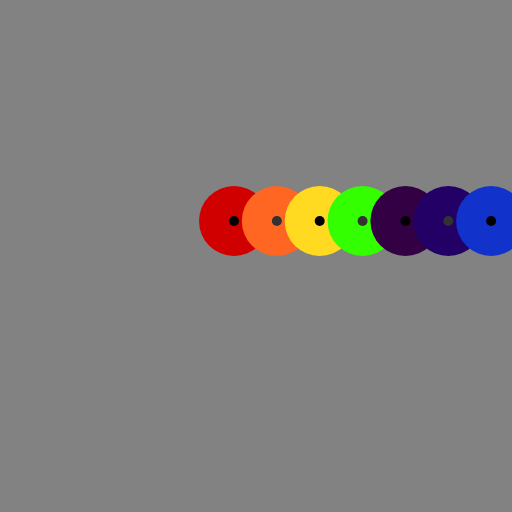
Frame 1 (no input)
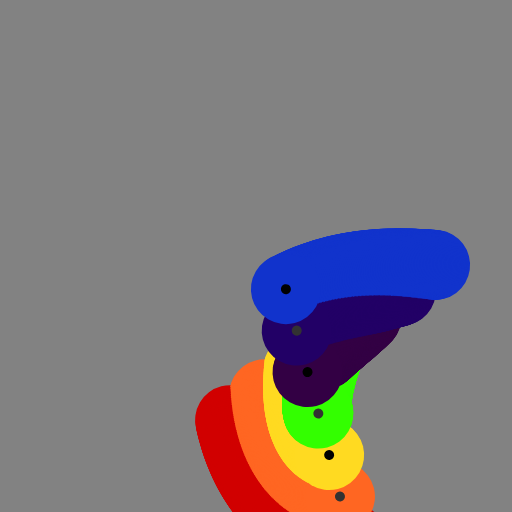
Frame 60 (no input)
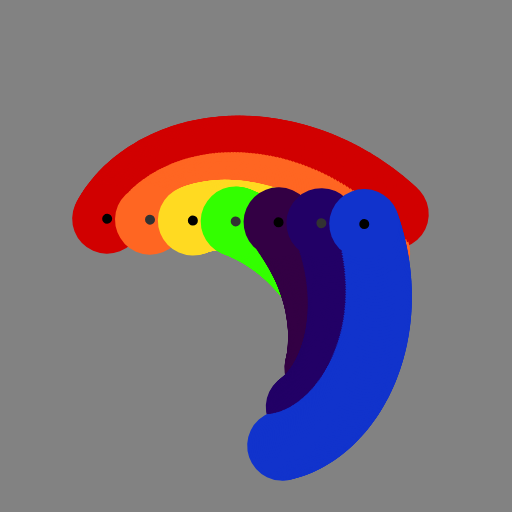
Frame 120 (the mouse pressed at the canvas centre since frame 60)

The p5.js sketch that drew these frames (run headless with seeded random() and noise() and a simulated clock; from frame 60 on, the mouse is pressed at the canvas centre):

// p5.js sketch
// ── sketch.js
const canvas_w = 512;
const canvas_h = 512;

const r = [209, 0, 0];
const o = [255, 102, 34];
const y = [255, 218, 33];
const g = [51, 255, 0];
const b = [17, 51, 204];
const i = [34, 0, 102];
const v = [51, 0, 68];
const roygvib = [r, o, y, g, v, i, b];

let squeegee;

function setup() {
  createCanvas(canvas_w, canvas_h);
  angleMode(DEGREES);
  squeegee = new Squeegee(300, roygvib, true);
}


function draw() {
  clear();
  background(130);
  squeegee.draw();
}


class Squeegee {
  constructor(l, cs) {
  	this.x = width / 2;
  	this.y = height / 2;
  	this.angle = 0;

  	this.hist = [];
  	this.max_hist = 100;

  	this.delta_x = 0.0;
  	this.delta_y = 0.0;
  	this.delta_angle = 0.0;

    this.l = l || 70;
    this.cs = cs || roygvib;

    this.seg_l = this.l / cs.length;
    this.seg_h = 70;

    this.change_every = 50;
    this.time_since_change = this.change_every;
    this.t = 0;

    this.figure_eight();
  }

  draw() {
  	for (let j = 0; j < this.hist.length; j++) {
  		push();
  		const p = this.hist[j];
	  	// const alpha = map(j, 0, this.hist.length, 200, 255);
	  	const alpha = 255;

	  	translate(p.x, p.y);
	  	rotate(p.z);
	  	translate(-this.l / 2, -this.seg_h / 2);

	  	let x = 0;
	  	let y = 0;

	  	for (let i = 0; i < this.cs.length; i++) {
	  		noStroke();
	  		const [ri, gi, bi] = this.cs[i];
	  		fill(ri, gi, bi, alpha);

	  		// rect(x, y, this.seg_l * 1.3, this.seg_h, 10);
	  		ellipse(x, y, this.seg_h);

	  		fill(50 * (i % 2));
	  		ellipse(x, y, 10);

	  		x += this.seg_l;
	  		y += 0;
	  	}
	  	pop();
  	}

  	this.figure_eight(4);

  	if (this.hist.length > this.max_hist) {
  		const diff = this.hist.length - this.max_hist;
  		this.hist.splice(0, diff);
  	}
  }

  figure_eight(n) {
  	n = n || 1;
  	for (let i = 0; i < n; i++) {
	  	this.x = (cos(this.t) * width / 2) / 2 + width / 2;
	  	this.y = (cos(this.t) * sin(this.t) * height) / 2 + height / 2;
	  	this.angle = cos(this.t) * 360;

	  	this.t += 0.75 / n;

	  	if (this.t >= 360) {
	  		this.t -= 360;
	  	}
	  	this.hist.push(createVector(this.x, this.y, this.angle));
  	}
  }
}
